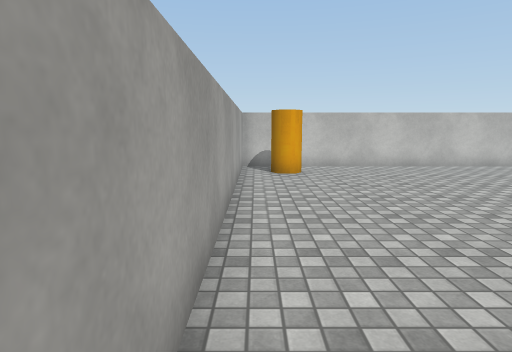
View 1 (above)

12 first-person views from a walk through a scene from a Unity 3-D project. The camera is 1.4 m above the floor, tilts 8° down and sees 75° across. The floor is counted in squares, 1 m on a side. Each view is taken from the middle of a square. On the plan, view 1 faces up. The plan holds only what a view shows up to about 15 squares ahead; the rest is blank. The player is left out. Surface patterns are stand-ins for the level's own textures.

View 2
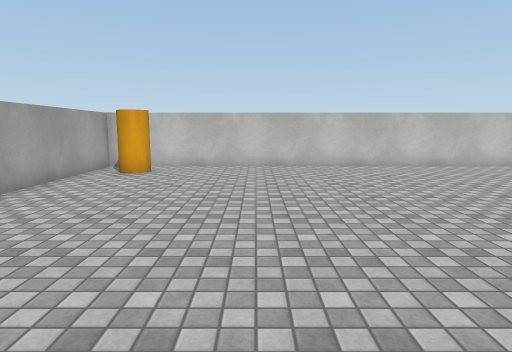

View 3
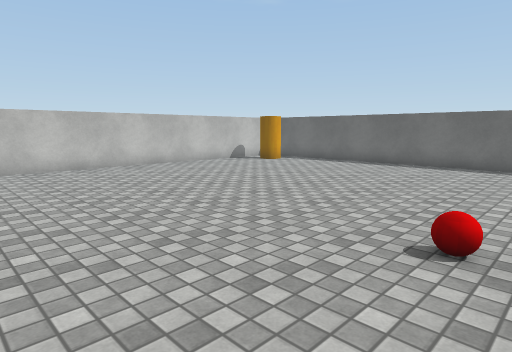

View 4
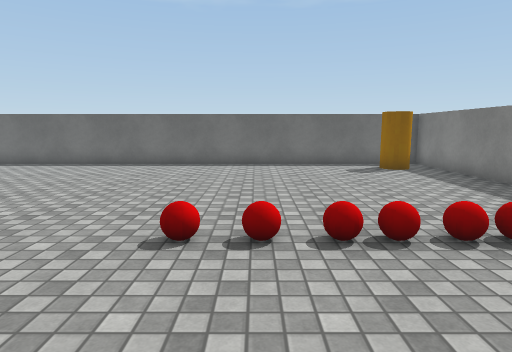

View 5
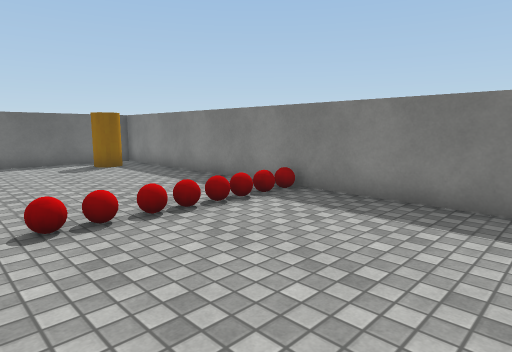

View 6
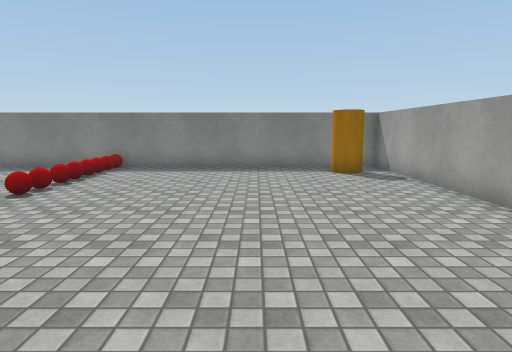

View 7
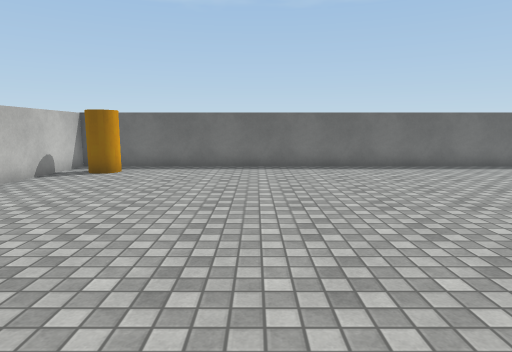

View 8
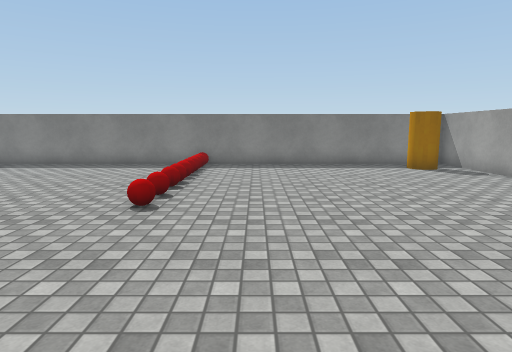

View 9
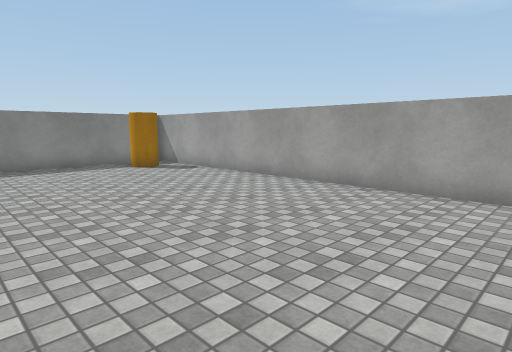

View 10
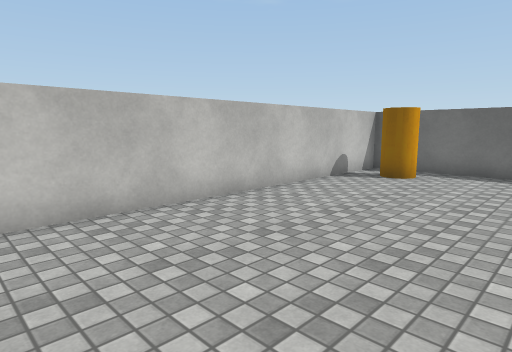

View 11
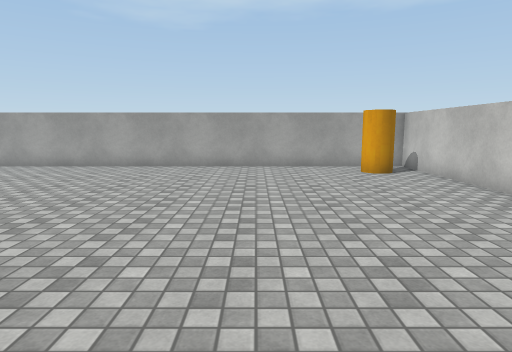

View 12
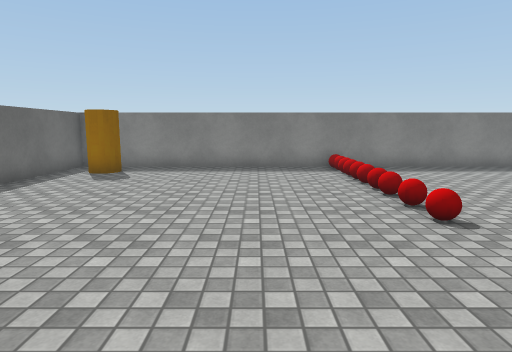

### Floor plan
Points are (right, up) in squares from view 1. A wall is a line through its corners. A room is listed if a view was taken in it or the views show most of it. See-through windows are left out.
Room 1 (views 1, 2, 3, 4, 5, 6, 7, 8, 9, 10, 11, 12)
walls: (-0.5, -6.5) (18.5, -6.5) (18.5, 12.5) (-0.5, 12.5) (-0.5, -6.5)
objects: other object (9, -6); other object (9, -5); other object (9, -4); other object (9, -3); other object (9, -2); other object (9, -1); other object (9, 0); other object (9, 1)

Positions as (right, up) in squares from view 1, and headings:
1: (0, 0), facing up
2: (5, 0), facing up
3: (5, 0), facing up-right
4: (5, 0), facing right
5: (4, 0), facing down-right
6: (4, 6), facing down
7: (6, 6), facing right
8: (7, 7), facing down
9: (7, 7), facing down-left
10: (7, 7), facing up-right
11: (12, 7), facing left
12: (12, 6), facing down
